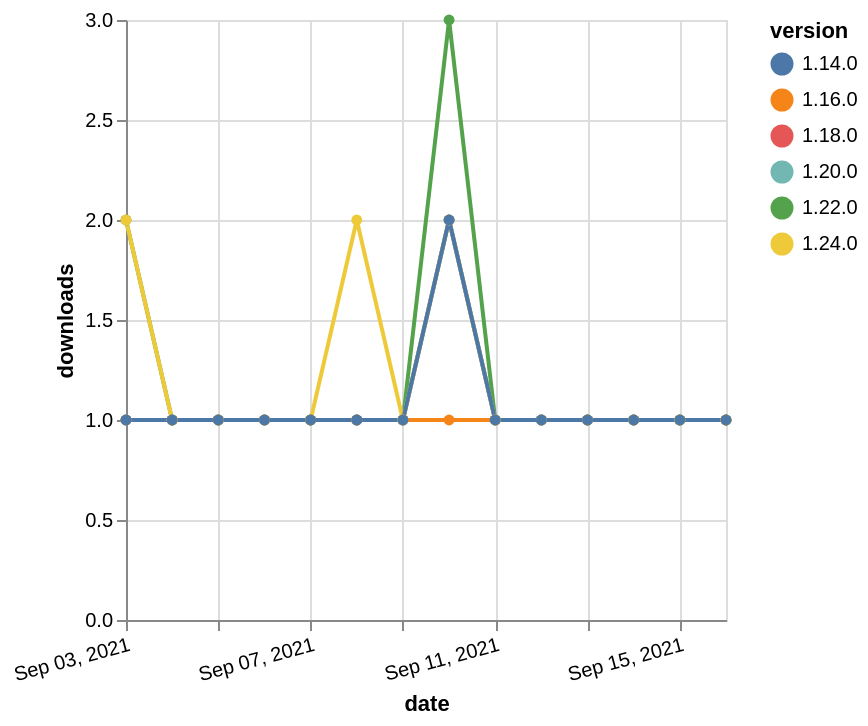

Vega-Lite specification stored for this chart:
### Vega-Lite specification from a JSON file in a GitHub repository (floating-point values rounded to 4 significant figures)
{"$schema": "https://vega.github.io/schema/vega-lite/v5.json", "description": "A simple bar chart with embedded data.", "data": {"values": [{"date": "2021-09-03", "total": 183, "delta": 1, "version": "1.18.0"}, {"date": "2021-09-04", "total": 184, "delta": 1, "version": "1.18.0"}, {"date": "2021-09-05", "total": 185, "delta": 1, "version": "1.18.0"}, {"date": "2021-09-06", "total": 186, "delta": 1, "version": "1.18.0"}, {"date": "2021-09-07", "total": 187, "delta": 1, "version": "1.18.0"}, {"date": "2021-09-08", "total": 188, "delta": 1, "version": "1.18.0"}, {"date": "2021-09-09", "total": 189, "delta": 1, "version": "1.18.0"}, {"date": "2021-09-10", "total": 191, "delta": 2, "version": "1.18.0"}, {"date": "2021-09-11", "total": 192, "delta": 1, "version": "1.18.0"}, {"date": "2021-09-12", "total": 193, "delta": 1, "version": "1.18.0"}, {"date": "2021-09-13", "total": 194, "delta": 1, "version": "1.18.0"}, {"date": "2021-09-14", "total": 195, "delta": 1, "version": "1.18.0"}, {"date": "2021-09-15", "total": 196, "delta": 1, "version": "1.18.0"}, {"date": "2021-09-16", "total": 197, "delta": 1, "version": "1.18.0"}, {"date": "2021-09-03", "total": 160, "delta": 2, "version": "1.22.0"}, {"date": "2021-09-04", "total": 161, "delta": 1, "version": "1.22.0"}, {"date": "2021-09-05", "total": 162, "delta": 1, "version": "1.22.0"}, {"date": "2021-09-06", "total": 163, "delta": 1, "version": "1.22.0"}, {"date": "2021-09-07", "total": 164, "delta": 1, "version": "1.22.0"}, {"date": "2021-09-08", "total": 165, "delta": 1, "version": "1.22.0"}, {"date": "2021-09-09", "total": 166, "delta": 1, "version": "1.22.0"}, {"date": "2021-09-10", "total": 169, "delta": 3, "version": "1.22.0"}, {"date": "2021-09-11", "total": 170, "delta": 1, "version": "1.22.0"}, {"date": "2021-09-12", "total": 171, "delta": 1, "version": "1.22.0"}, {"date": "2021-09-13", "total": 172, "delta": 1, "version": "1.22.0"}, {"date": "2021-09-14", "total": 173, "delta": 1, "version": "1.22.0"}, {"date": "2021-09-15", "total": 174, "delta": 1, "version": "1.22.0"}, {"date": "2021-09-16", "total": 175, "delta": 1, "version": "1.22.0"}, {"date": "2021-09-03", "total": 144, "delta": 1, "version": "1.20.0"}, {"date": "2021-09-04", "total": 145, "delta": 1, "version": "1.20.0"}, {"date": "2021-09-05", "total": 146, "delta": 1, "version": "1.20.0"}, {"date": "2021-09-06", "total": 147, "delta": 1, "version": "1.20.0"}, {"date": "2021-09-07", "total": 148, "delta": 1, "version": "1.20.0"}, {"date": "2021-09-08", "total": 149, "delta": 1, "version": "1.20.0"}, {"date": "2021-09-09", "total": 150, "delta": 1, "version": "1.20.0"}, {"date": "2021-09-10", "total": 152, "delta": 2, "version": "1.20.0"}, {"date": "2021-09-11", "total": 153, "delta": 1, "version": "1.20.0"}, {"date": "2021-09-12", "total": 154, "delta": 1, "version": "1.20.0"}, {"date": "2021-09-13", "total": 155, "delta": 1, "version": "1.20.0"}, {"date": "2021-09-14", "total": 156, "delta": 1, "version": "1.20.0"}, {"date": "2021-09-15", "total": 157, "delta": 1, "version": "1.20.0"}, {"date": "2021-09-16", "total": 158, "delta": 1, "version": "1.20.0"}, {"date": "2021-09-03", "total": 183, "delta": 1, "version": "1.16.0"}, {"date": "2021-09-04", "total": 184, "delta": 1, "version": "1.16.0"}, {"date": "2021-09-05", "total": 185, "delta": 1, "version": "1.16.0"}, {"date": "2021-09-06", "total": 186, "delta": 1, "version": "1.16.0"}, {"date": "2021-09-07", "total": 187, "delta": 1, "version": "1.16.0"}, {"date": "2021-09-08", "total": 188, "delta": 1, "version": "1.16.0"}, {"date": "2021-09-09", "total": 189, "delta": 1, "version": "1.16.0"}, {"date": "2021-09-10", "total": 190, "delta": 1, "version": "1.16.0"}, {"date": "2021-09-11", "total": 191, "delta": 1, "version": "1.16.0"}, {"date": "2021-09-12", "total": 192, "delta": 1, "version": "1.16.0"}, {"date": "2021-09-13", "total": 193, "delta": 1, "version": "1.16.0"}, {"date": "2021-09-14", "total": 194, "delta": 1, "version": "1.16.0"}, {"date": "2021-09-15", "total": 195, "delta": 1, "version": "1.16.0"}, {"date": "2021-09-16", "total": 196, "delta": 1, "version": "1.16.0"}, {"date": "2021-09-03", "total": 114, "delta": 2, "version": "1.24.0"}, {"date": "2021-09-04", "total": 115, "delta": 1, "version": "1.24.0"}, {"date": "2021-09-05", "total": 116, "delta": 1, "version": "1.24.0"}, {"date": "2021-09-06", "total": 117, "delta": 1, "version": "1.24.0"}, {"date": "2021-09-07", "total": 118, "delta": 1, "version": "1.24.0"}, {"date": "2021-09-08", "total": 120, "delta": 2, "version": "1.24.0"}, {"date": "2021-09-09", "total": 121, "delta": 1, "version": "1.24.0"}, {"date": "2021-09-10", "total": 123, "delta": 2, "version": "1.24.0"}, {"date": "2021-09-11", "total": 124, "delta": 1, "version": "1.24.0"}, {"date": "2021-09-12", "total": 125, "delta": 1, "version": "1.24.0"}, {"date": "2021-09-13", "total": 126, "delta": 1, "version": "1.24.0"}, {"date": "2021-09-14", "total": 127, "delta": 1, "version": "1.24.0"}, {"date": "2021-09-15", "total": 128, "delta": 1, "version": "1.24.0"}, {"date": "2021-09-16", "total": 129, "delta": 1, "version": "1.24.0"}, {"date": "2021-09-03", "total": 227, "delta": 1, "version": "1.14.0"}, {"date": "2021-09-04", "total": 228, "delta": 1, "version": "1.14.0"}, {"date": "2021-09-05", "total": 229, "delta": 1, "version": "1.14.0"}, {"date": "2021-09-06", "total": 230, "delta": 1, "version": "1.14.0"}, {"date": "2021-09-07", "total": 231, "delta": 1, "version": "1.14.0"}, {"date": "2021-09-08", "total": 232, "delta": 1, "version": "1.14.0"}, {"date": "2021-09-09", "total": 233, "delta": 1, "version": "1.14.0"}, {"date": "2021-09-10", "total": 235, "delta": 2, "version": "1.14.0"}, {"date": "2021-09-11", "total": 236, "delta": 1, "version": "1.14.0"}, {"date": "2021-09-12", "total": 237, "delta": 1, "version": "1.14.0"}, {"date": "2021-09-13", "total": 238, "delta": 1, "version": "1.14.0"}, {"date": "2021-09-14", "total": 239, "delta": 1, "version": "1.14.0"}, {"date": "2021-09-15", "total": 240, "delta": 1, "version": "1.14.0"}, {"date": "2021-09-16", "total": 241, "delta": 1, "version": "1.14.0"}]}, "width": "container", "mark": {"type": "line", "point": {"filled": true}}, "encoding": {"x": {"field": "date", "type": "temporal", "timeUnit": "yearmonthdate", "title": "date", "axis": {"labelAngle": -15}}, "y": {"field": "delta", "type": "quantitative", "title": "downloads"}, "color": {"field": "version", "type": "nominal"}, "tooltip": {"field": "delta"}}}
